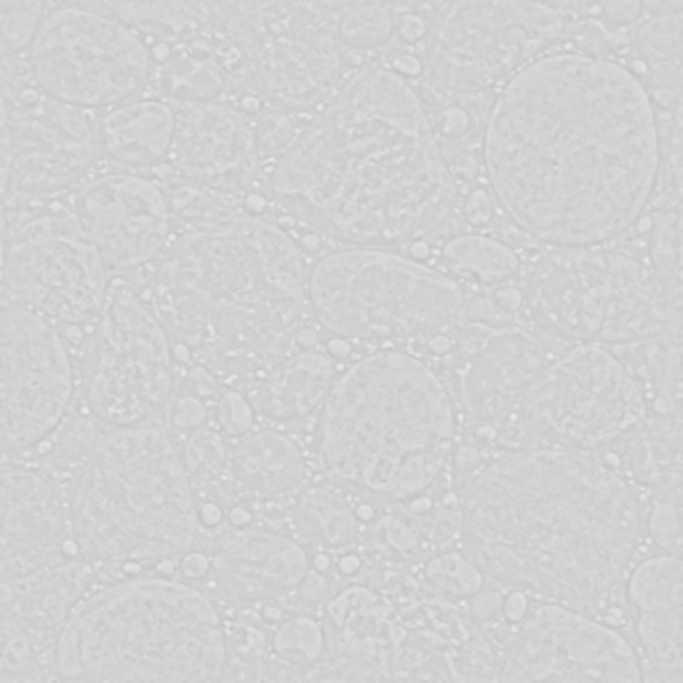
#> input picture assets/3d/imports/2026-10-12_p0_v3b_provisional/adoquin_roughness_2048.png, 2048 x 2048 px, given in place of caliza_color_2048.png, which was not available (shown at 1/3 size); the run also reads 1 picture not shown here
$ python make_p0v3_proto.py
#> lines starting #> are read from the running program, lines starting #| are printed output that depends on the picture
"""P0 v3 prototype (ChatGPT, 12-10-2026: crops of an illustration upscaled to 2048², edges blended): plaza and cobbles only,
   to see the photographic direction in the game (?pueblo=3&suelo=v3). Not a production delivery.
   ALTO p0v3_<n>_c/_n 1024, _r 512 · MEDIO p0v3m_<n>_c 1024, _n/_r 512 · BAJO p0v3b_<n>_c 512"""
import os
from PIL import Image
SRC = 'assets/3d/imports/2026-10-12_p0_v3_prototipo'; OUT = 'assets/tex'
# v3b (provisional pack, 12-10-2026, edges blended without mirror): the limestone passes the 50 % offset test and replaces the
# plaza; its cobbles still show a mirror axis, so the v3 cobble files stay as they were
V3B = 'assets/3d/imports/2026-10-12_p0_v3b_provisional'
SRCS = {'plaza': (V3B + '/caliza_color_2048.png', V3B + '/caliza_normal_2048.png', V3B + '/caliza_roughness_2048.png'),
        'cobble': (SRC + '/sd_ground_cobble_02_basecolor.png', SRC + '/sd_ground_cobble_02_normal.png', SRC + '/sd_ground_cobble_02_roughness.png')}
def save(img, name, size, q=88):
    img.resize(size, Image.LANCZOS).convert('RGB').save(os.path.join(OUT, name), quality=q, optimize=True)
for n in ['plaza', 'cobble']:
    c = Image.open(SRCS[n][0]).convert('RGB')
    nm = Image.open(SRCS[n][1]).convert('RGB')
    r = Image.open(SRCS[n][2]).convert('L').convert('RGB')
    save(c, f'p0v3_{n}_c.jpg', (1024, 1024)); save(nm, f'p0v3_{n}_n.jpg', (1024, 1024), 92); save(r, f'p0v3_{n}_r.jpg', (512, 512))
#> call 3 of save, with name = 'p0v3_plaza_r.jpg', size = (512, 512), q = 88
#> in save (call 3), `img.resize(size, Image.LANCZOS).convert('RGB').save(os.path.join(OUT, ..`:
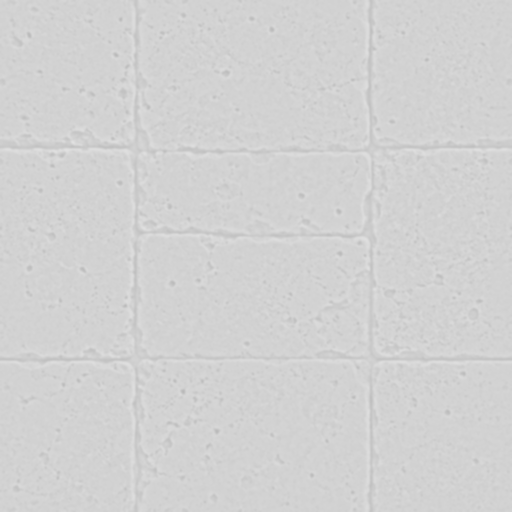
#> saved as p0v3_plaza_r.jpg: PIL image 512x512 RGB; min 185, max 225, mean 209.5
    save(c, f'p0v3m_{n}_c.jpg', (1024, 1024)); save(nm, f'p0v3m_{n}_n.jpg', (512, 512), 92); save(r, f'p0v3m_{n}_r.jpg', (512, 512))
    save(c, f'p0v3b_{n}_c.jpg', (512, 512))
#> pass 2 of the loop `for n in ['plaza', 'cobble']:`:
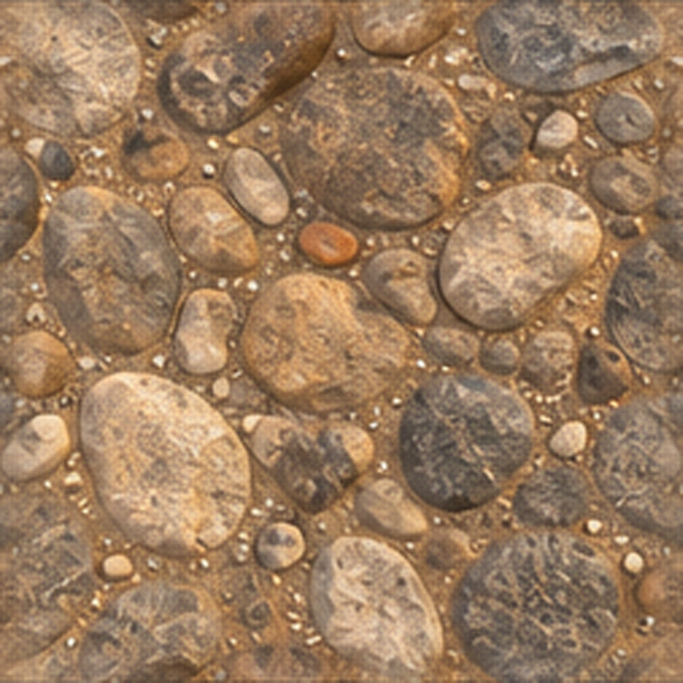
#> input picture assets/3d/imports/2026-10-12_p0_v3_prototipo/sd_ground_cobble_02_basecolor.png, 2048 x 2048 px, found by its file name (shown at 1/3 size)
#> c is the input picture: PIL image 2048x2048 RGB; mean R, G, B 154.6, 123.8, 95
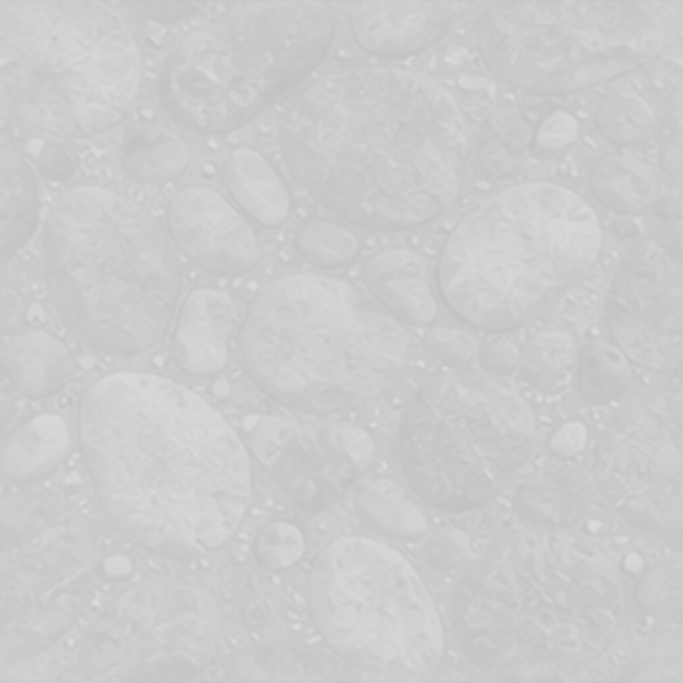
#> input picture assets/3d/imports/2026-10-12_p0_v3_prototipo/sd_ground_cobble_02_roughness.png, 2048 x 2048 px, found by its file name (shown at 1/3 size)
#> r is the input picture: PIL image 2048x2048 RGB; min 193, max 219, mean 203.8
#> in save (call 14), `img.resize(size, Image.LANCZOS).convert('RGB').save(os.path.join(OUT, ..`:
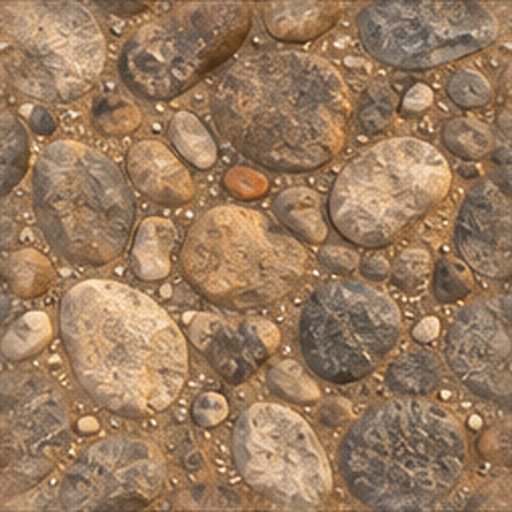
#> saved as p0v3b_cobble_c.jpg: PIL image 512x512 RGB; mean R, G, B 154.6, 123.8, 95
print('ok')
